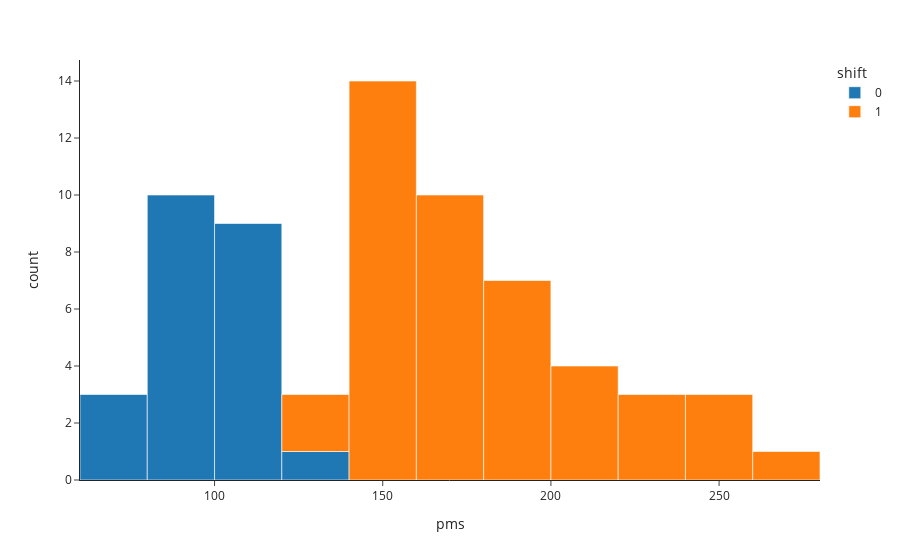

Write notebook code for a chart like this one.
### Markdown cell above
The chart below is the distribution of the patrol liters sold daily colored by the shift; '0' being night shift and '1' being day shift.  it looks like 80-120 liters are the average in the night shifts and 140-180 liters were the most frequent in the day shift. there is also 10 instances in the day shifts were number of liters were larger then 200 liters.

### Code cell
px.histogram(data, x = 'pms', template = 'simple_white', color = 'shift')

### Figure 1 — Plotly figure (JSON) as saved in the notebook; plotly's stock layout.template omitted (floating-point values rounded to 4 significant figures)
{"data": [{"alignmentgroup": "True", "bingroup": "x", "hovertemplate": "shift=0<br>pms=%{x}<br>count=%{y}<extra></extra>", "legendgroup": "0", "marker": {"color": "#1F77B4", "pattern": {"shape": ""}}, "name": "0", "offsetgroup": "0", "orientation": "v", "showlegend": true, "type": "histogram", "x": [102.7, 79.54, 89.14, 82.93, 109.2, 109.8, 102.8, 76.8, 92.24, 90.33, 118.2, 75.84, 92.73, 104.8, 80, 105.4, 84.75, 99.98, 105.0, 129.8, 95.29, 119.0, 86.44], "xaxis": "x", "yaxis": "y"}, {"alignmentgroup": "True", "bingroup": "x", "hovertemplate": "shift=1<br>pms=%{x}<br>count=%{y}<extra></extra>", "legendgroup": "1", "marker": {"color": "#FF7F0E", "pattern": {"shape": ""}}, "name": "1", "offsetgroup": "1", "orientation": "v", "showlegend": true, "type": "histogram", "x": [193.1, 146.7, 182.8, 224.9, 182.7, 256.9, 155.2, 212.8, 165.8, 275.9, 173.6, 252.8, 159, 220.8, 183.5, 233.9, 159.1, 177.7, 169.8, 170.4, 159.4, 158.3, 191.5, 153.2, 144.7, 243.4, 149.0, 128.0, 203.0, 200.5, 147.5, 185.2, 132.5, 140.9, 166.8, 148.0, 206.6, 156.8, 147.5, 194.1, 173.7, 160.4, 161.9, 163.5], "xaxis": "x", "yaxis": "y"}], "layout": {"barmode": "relative", "legend": {"title": {"text": "shift"}, "tracegroupgap": 0}, "margin": {"t": 60}, "xaxis": {"anchor": "y", "domain": [0, 1], "title": {"text": "pms"}}, "yaxis": {"anchor": "x", "domain": [0, 1], "title": {"text": "count"}}}}
